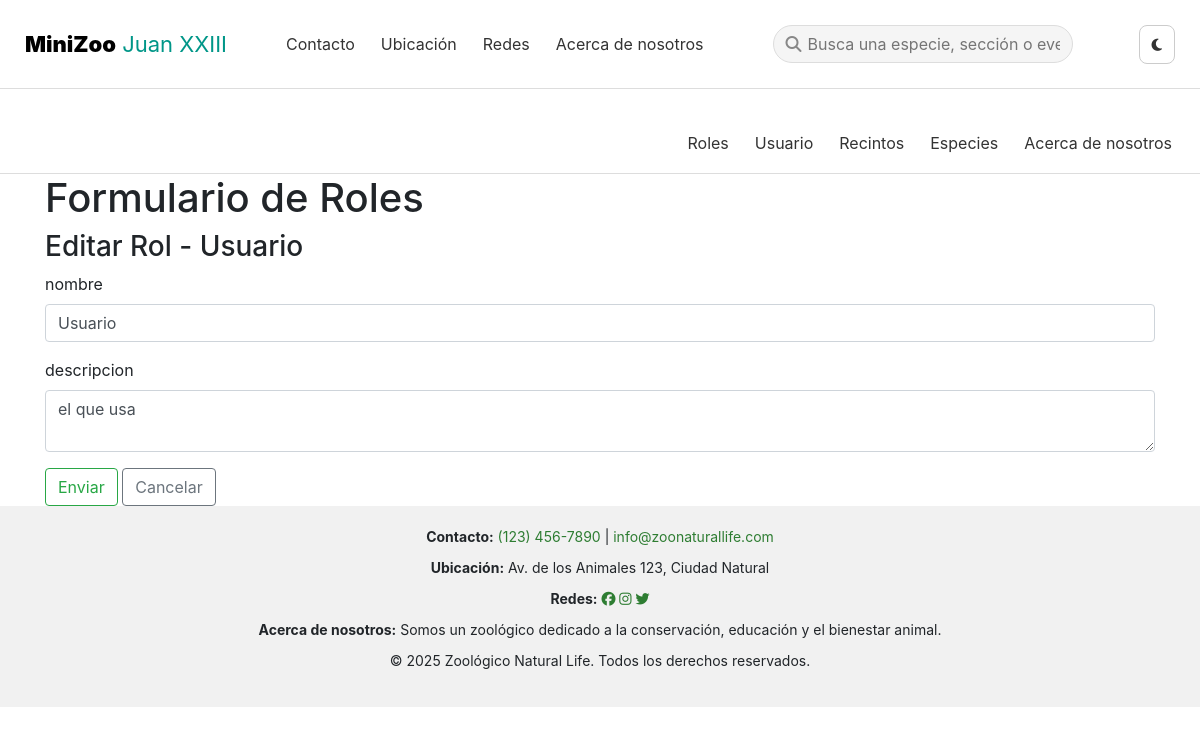
Page /pruebas/roles/index.php?accion=editar&id=3 on the committed database.
### tables this page shows
CREATE TABLE `roles` (
  `id` int(11) NOT NULL,
  `nombre` varchar(191) NOT NULL,
  `descripcion` text DEFAULT NULL
);

### pruebas/roles/_form.php (the view, shortened to what this page needs)
    <h1>Formulario de Roles</h1>
<h3><?php echo $titulo; ?></h3>
    <form action="index.php?accion=<?php echo $accion; ?>" method="post">
        <p>
            <label for="nombre">nombre</label><br>
            <input type="text" name="nombre" value="<?php echo $nombre; ?>" class="form-control" required>
        </p>
        <p>
            <label for="descripcion">descripcion</label><br>
            <textarea name="descripcion" class="form-control" ><?php echo $descripcion; ?></textarea>
        </p>
        <button type="submit" class="btn btn-outline-success">Enviar</button>
        <a href="index.php" class="btn btn-outline-secondary">Cancelar</a>
    </form>
    </div>

### pruebas/css/style.css (style rules this page uses)
* { margin: 0; padding: 0; box-sizing: border-box; }
html, body { height: 98%; margin: 0; display: flex; flex-direction: column; }
body { font-family: 'Segoe UI', sans-serif; scroll-behavior: smooth; line-height: 1.6; background-color: #fff; color: #000; }

### rows in the picture
roles: nombre "Editar Rol - Usuario", nombre "Usuario", descripcion "el que usa"
